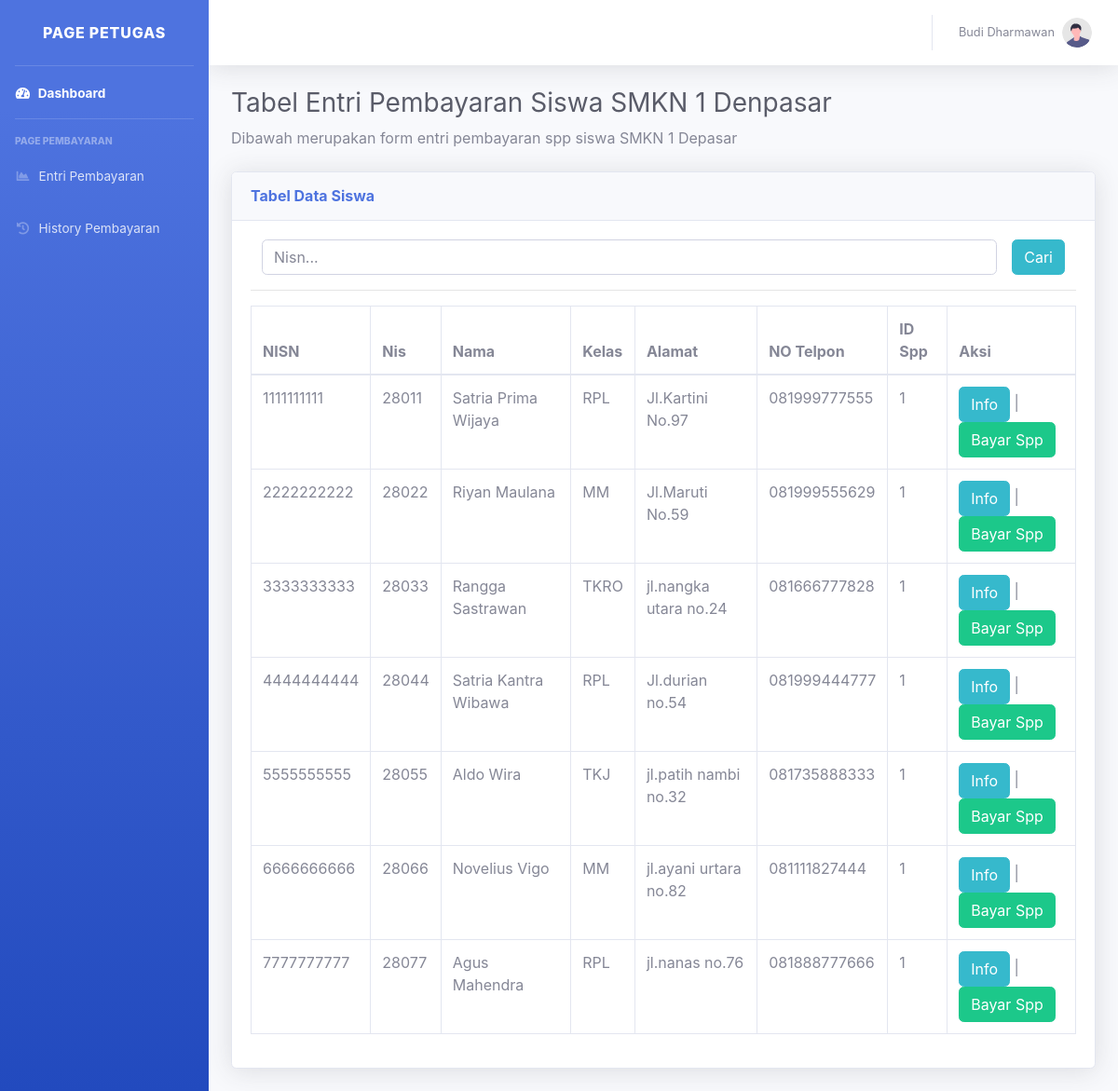
The app's page /views/petugas/index.php?page=entri-pembayaran (signed in) with its own data.
### tables this page shows
CREATE TABLE `siswa` (
  `nisn` char(10) NOT NULL,
  `nis` char(8) NOT NULL,
  `nama` varchar(35) NOT NULL,
  `id_kelas` int(11) NOT NULL,
  `alamat` text NOT NULL,
  `no_telp` varchar(13) NOT NULL,
  `id_spp` int(11) NOT NULL
);

CREATE TABLE `kelas` (
  `id_kelas` int(11) NOT NULL,
  `nama_kelas` varchar(10) NOT NULL,
  `kompetensi_keahlian` varchar(50) NOT NULL
);

### class/admin.php (called while the page is built, shortened)
<?php
require_once '../../config/database.php';
class Admin extends Database
{
    public function getDataSiswa() {
        $query = "SELECT siswa.*, kelas.nama_kelas FROM siswa INNER JOIN kelas ON kelas.id_kelas=siswa.id_kelas";
        $result = $this->query($query);
        return $result;
    }
}

### config/database.php (called while the page is built, shortened)
<?php
class Database
{
    private $host = "localhost";
    private $user = "root";
    private $pass = "rootuser";
    private $dbname = "admin_ukk_spp";
    public function __construct()
    {
        $this->koneksi = mysqli_connect($this->host, $this->user, $this->pass, $this->dbname);
    }
    public function query($query) {
        $result = mysqli_query($this->koneksi, $query);
        while($row = mysqli_fetch_assoc($result)) {
            $rows[] = $row;
        }
        return isset($rows) ? $rows : '';
    }
}

### views/petugas/entriPembayaran.php (the view, shortened to what this page needs)
<?php
if(isset($_POST['nisn']) && $_POST['nisn'] != '') {
    $nisn = $_POST['nisn'];
    $datasiswa = $admin->searchSiswaByNisn($nisn);
} else {
    $datasiswa = $admin->getDataSiswa();
}
?>
    <div id="wrapper">
                <div class="container-fluid">
                    <h1 class="h3 mb-2 text-gray-800">Tabel Entri Pembayaran Siswa SMKN 1 Denpasar</h1>
                    <p class="mb-4">Dibawah merupakan form entri pembayaran spp siswa SMKN 1 Depasar </p>
                    <div class="card shadow mb-4">
                        <div class="card-header py-3">
                            <h6 class="m-0 font-weight-bold text-primary">Tabel Data Siswa</h6>
                        </div>
                        <div class="card-body">
                            <div>
                                <form action="" method="post">
                                    <div class="form-group col-lg-12 d-flex">
                                        <input type="search" name="nisn" <?php if(isset($_POST['nisn']) && $_POST['nisn'] != '') {  foreach($datasiswa as $siswa): ?>
                                                                            <?php endforeach; } ?> placeholder="Nisn..." class="form-control">
                                        <button type="submit" name="cariSiswa" class="btn btn-info ml-3">Cari</button>
                                    </div>
                                </form>
                            </div>
                            <hr>
                            <div class="table-responsive">
                                <table class="table table-bordered" id="dataTable" width="100%" cellspacing="0">
                                    <thead>
                                        <tr>
                                            <th>NISN</th>
                                            <th>Nis</th>
                                            <th>Nama</th>
                                            <th>Kelas</th>
                                            <th>Alamat</th>
                                            <th>NO Telpon</th>
                                            <th>ID Spp</th>
                                            <th>Aksi</th>
                                        </tr>
                                    </thead>
                                    <tbody>
                                    <?php foreach($datasiswa as $siswa): ?>
                                        <tr>
                                            <td><?= $siswa['nisn'] ?></td>
                                            <td><?= $siswa['nis'] ?></td>
                                            <td><?= $siswa['nama'] ?></td>
                                            <td><?= $siswa['nama_kelas'] ?></td>
                                            <td><?= $siswa['alamat'] ?></td>
                                            <td><?= $siswa['no_telp'] ?></td>
                                            <td><?= $siswa['id_spp'] ?></td>
                                            <td>
                                                <button type="button" class="btn btn-info" data-toggle="modal" data-target="#infoPembayaran<?= $siswa['nisn'] ?>" >Info</button>
                                                <span> | </span>
                                                <button type="button" class="btn btn-success" data-toggle="modal" data-target="#entriPembayaran<?= $siswa['nisn'] ?>" >Bayar Spp</button>
                                            </td>
                                        </tr>
                                    <?php endforeach; ?>
                                    </tbody>
                                </table>
                            </div>
                        </div>
                    </div>
                </div>
            </div>
        </div>
    </div>

### records on screen
siswa: nisn "1111111111", nis "28011", nama "Satria Prima Wijaya", id_kelas.nama_kelas "RPL", alamat "Jl.Kartini No.97", no_telp "081999777555", id_spp "1"
siswa: nisn "2222222222", nis "28022", nama "Riyan Maulana", id_kelas.nama_kelas "MM", alamat "Jl.Maruti No.59", no_telp "081999555629", id_spp "1"
siswa: nisn "3333333333", nis "28033", nama "Rangga Sastrawan", id_kelas.nama_kelas "TKRO", alamat "jl.nangka utara no.24", no_telp "081666777828", id_spp "1"
siswa: nisn "4444444444", nis "28044", nama "Satria Kantra Wibawa", id_kelas.nama_kelas "RPL", alamat "Jl.durian no.54", no_telp "081999444777", id_spp "1"
siswa: nisn "5555555555", nis "28055", nama "Aldo Wira", id_kelas.nama_kelas "TKJ", alamat "jl.patih nambi no.32", no_telp "081735888333", id_spp "1"
siswa: nisn "6666666666", nis "28066", nama "Novelius Vigo", id_kelas.nama_kelas "MM", alamat "jl.ayani urtara no.82", no_telp "081111827444", id_spp "1"
siswa: nisn "7777777777", nis "28077", nama "Agus Mahendra", id_kelas.nama_kelas "RPL", alamat "jl.nanas no.76", no_telp "081888777666", id_spp "1"

### other values on screen
$_SESSION['user_session']['nama'] "Budi Dharmawan"
